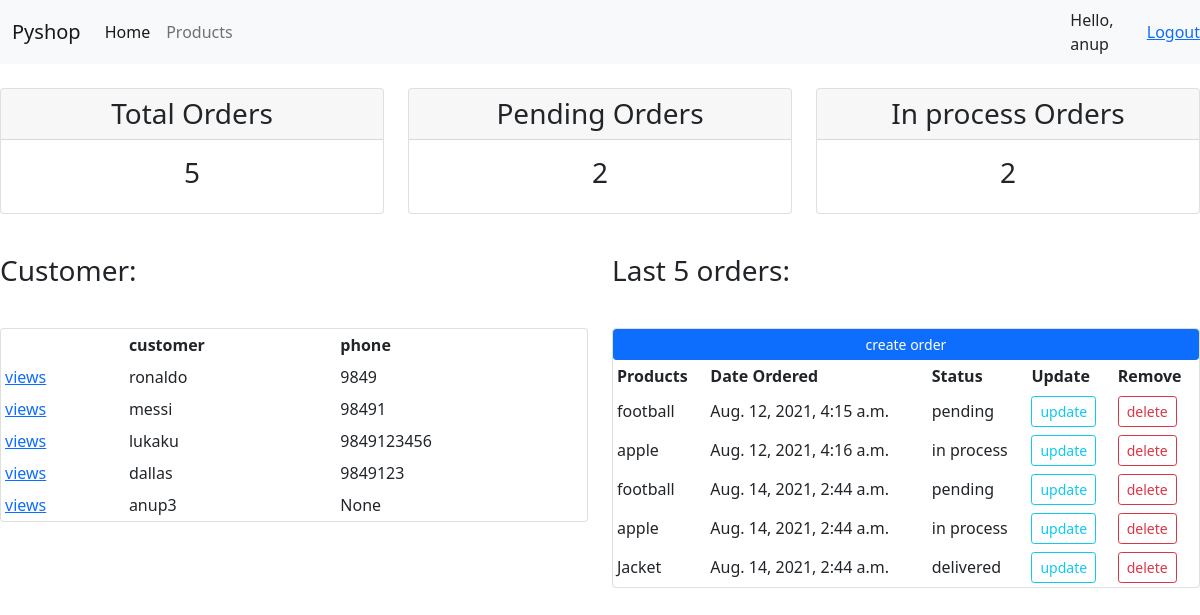
The app's page / (signed in) with its own data.
### online_shop/models.py (models this page shows, shortened)
class Customer(models.Model):
    user = models.OneToOneField(User, null=True, blank=True, on_delete=models.CASCADE)
    name = models.CharField(max_length=255, null=True)
    email = models.CharField(max_length=255, null=True)
    phone = models.CharField(max_length=10, null=True)
    profile_pic = models.ImageField(default='default.png', null=True, blank=True)
    date_created = models.DateTimeField(auto_now_add=True, null=True)

class Order(models.Model):
    STATUS = (
        ('pending', 'pending'),
        ('in process', 'in process'),
        ('delivered', 'delivered')
    )
    customer = models.ForeignKey(Customer, null=True, on_delete=models.SET_NULL)
    product = models.ForeignKey(Product, null=True, on_delete=models.SET_NULL)
    status = models.CharField(max_length=200, null=True, choices=STATUS)
    date_created = models.DateTimeField(null=True, auto_now_add=True)

class Product(models.Model):
    CATEGORY = (
        ('indoor', 'indoor'),
        ('outdoor', 'outdoor')
    )
    name = models.CharField(max_length=255, null=True)
    price = models.FloatField(null=True)
    category = models.CharField(max_length=200, null=True, choices=CATEGORY)
    date_created = models.DateTimeField(auto_now_add=True, null=True)
    tag = models.ManyToManyField(Tag)
    def __str__(self):
        return self.name

### online_shop/forms.py (the view)
    def wrapper(request, *args, **kwargs):
        group = None
        if request.user.groups.exists():
            group = request.user.groups.all()[0].name
            if group == 'gp_customer':
                return redirect('userPage')
            if group == 'admin':
                return func(request, *args, **kwargs)
            else:
                return HttpResponse('Group is not specified')

### online_shop/forms.py (called while the page is built)
def admin_only(func):
    def wrapper(request, *args, **kwargs):
        group = None
        if request.user.groups.exists():
            group = request.user.groups.all()[0].name
            if group == 'gp_customer':
                return redirect('userPage')
            if group == 'admin':
                return func(request, *args, **kwargs)
            else:
                return HttpResponse('Group is not specified')
    return wrapper

### online_shop/views.py (called while the page is built)
@login_required(login_url='loginPage')
@admin_only
def home(request):
    customer = Customer.objects.all()
    order = Order.objects.all()
    total_order = order.count()
    pending_order = order.filter(status='pending').count()
    in_process = order.filter(status='in process').count()
    content = {'customers': customer, 'orders': order, 'total_order': total_order, 'pending_order': pending_order,
               'in_process': in_process}
    return render(request, 'home.html', content)

### templates/home.html
{% extends 'base.html' %}
{% block content %}<br>
<div class="row text-center">
    <div class="col">
        <div class="card">
            <h3 class="card-header">Total Orders</h3>
            <h3 class="card-body">{{total_order}}</h3>
        </div>
    </div>
    <div class="col">
        <div class="card">
            <h3 class="card-header">Pending Orders</h3>
            <h3 class="card-body">{{pending_order}}</h3>
        </div>
    </div>
    <div class="col">
        <div class="card">
            <h3 class="card-header">In process Orders</h3>
            <h3 class="card-body">{{in_process}}</h3>
        </div>
    </div>
</div><br>
<div class="row">
    <div class="col">
        <p><h3>Customer:</h3></p><br>
        <div class="card">
            <table class="table-sm">
                <tr>
                    <th></th>
                    <th>customer</th>
                    <th>phone</th>
                </tr>
                {% for customer in customers %}
                <tr>
                    <td><a href="{% url 'customer' customer.id %}">views</a></td>
                    <td>{{customer.name}}</td>
                    <td>{{customer.phone}}</td>
                </tr>
                {% endfor %}
            </table>
        </div>
    </div>
    <div class="col">
        <p><h3>Last 5 orders:</h3></p><br>
        <div class="card">
            <a class="btn btn-sm btn-primary btn-block" href="{% url 'createOrder' %}">create order</a>
            <table class="table-sm">
                <tr>
                    <th>Products</th>
                    <th>Date Ordered</th>
                    <th>Status</th>
                    <th>Update</th>
                    <th>Remove</th>
                </tr>
                {% for order in orders %}
                <tr>
                    <td>{{order.product}}</td>
                    <td>{{order.date_created}}</td>
                    <td>{{order.status}}</td>
                    <td><a class="btn btn-sm btn-outline-info" href="{% url 'updateOrder' order.id %}">update</a></td>
                    <td><a class="btn btn-sm btn-outline-danger" href="{% url 'deleteOrder' order.id %}">delete</a></td>
                </tr>
                {% endfor %}
            </table>
        </div>
    </div>
</div>
{% endblock %}

### templates/base.html (shortened to what this page needs)
<!doctype html>
<html lang="en">
<head>
    <link href="https://cdn.jsdelivr.net/npm/bootstrap@5.1.0/dist/css/bootstrap.min.css" rel="stylesheet"
>
</head>
<body>
{% include 'nav.html' %}
{% block content %}
{% endblock %}
</body>
</html>

### templates/nav.html (shortened to what this page needs)
<nav class="navbar navbar-expand-lg navbar-light bg-light">
  <div class="container-fluid">
    <a class="navbar-brand" href="#">Pyshop</a>
    <div class="collapse navbar-collapse" id="navbarNav">
      <ul class="navbar-nav">
        {% if request.user.is_staff %}
        <li class="nav-item">
          <a class="nav-link active" aria-current="page" href="{% url 'home' %}">Home</a>
        </li>
        <li class="nav-item">
          <a class="nav-link" href="{% url 'product' %}">Products</a>
        </li>
        {% else %}
        <li class="nav-item">
          <a class="nav-link" href="{% url 'user_account' %}" tabindex="-1" aria-disabled="true">settings</a>
        </li>
        {% endif %}
      </ul>
    </div>
  </div>
  {% if request.user.is_authenticated %}
  <span>Hello, {{request.user}}</span>
  <span><a href="{% url 'logoutPage' %}">Logout</a></span>
  {% endif %}
</nav>

### records on screen
Customer: name "ronaldo", phone "9849"
Customer: name "messi", phone "98491"
Customer: name "lukaku", phone "9849123456"
Customer: name "dallas", phone "9849123"
Customer: name "anup3", phone "None"
Order: product "football", date_created "Aug. 12, 2021, 4:15 a.m.", status "pending"
Order: product "apple", date_created "Aug. 12, 2021, 4:16 a.m.", status "in process"
Order: product "football", date_created "Aug. 14, 2021, 2:44 a.m.", status "pending"
Order: product "apple", date_created "Aug. 14, 2021, 2:44 a.m.", status "in process"
Order: product "Jacket", date_created "Aug. 14, 2021, 2:44 a.m.", status "delivered"

### other values on screen
{{ request.user }} "anup"
{{ total_order }} "5"
{{ pending_order }} "2"
{{ in_process }} "2"
